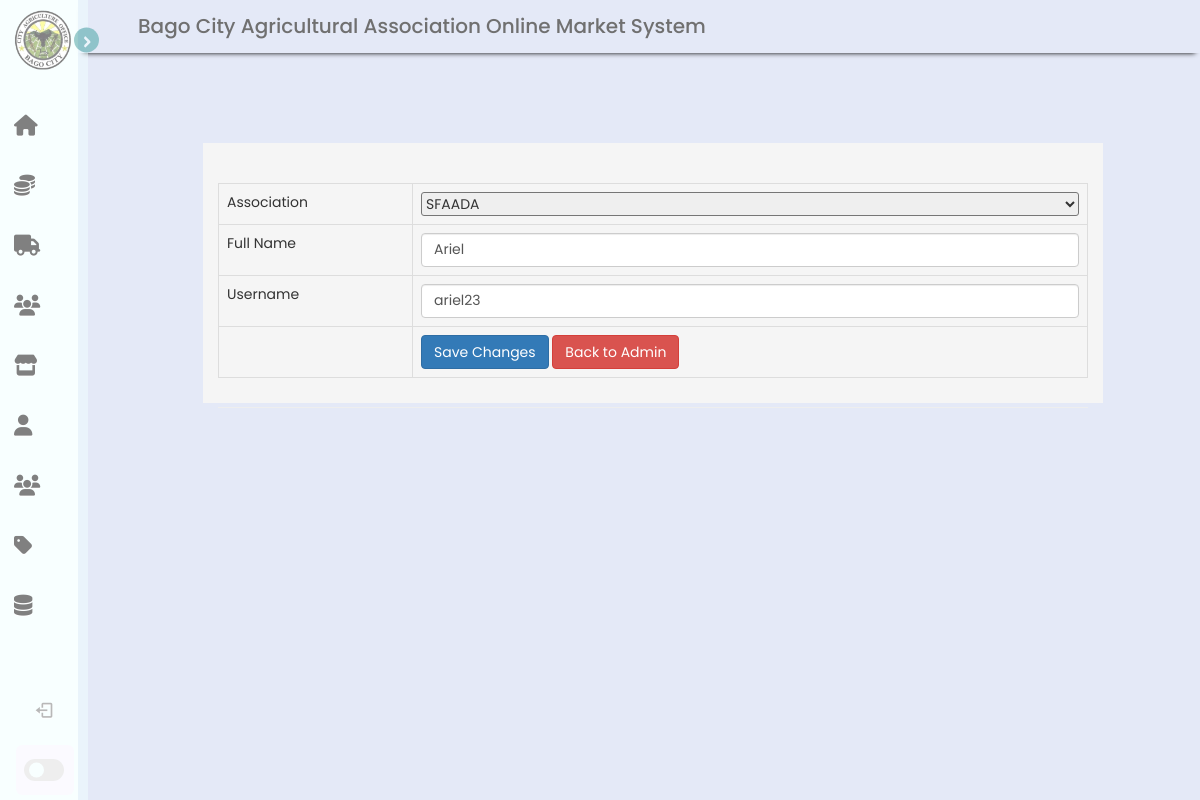
The app's page /superA_side/edit.php?id=12 with its own data.
### tables this page shows
CREATE TABLE `association_chairman` (
  `admin_id` int(11) NOT NULL AUTO_INCREMENT,
  `association` varchar(255) NOT NULL,
  `fullname` varchar(255) NOT NULL,
  `username` varchar(255) NOT NULL,
  `password` varchar(255) NOT NULL,
  `status` varchar(11) NOT NULL,
  PRIMARY KEY (`admin_id`)
);

### superA_side/edit.php (the view, shortened to what this page needs)
<?php
    include 'includes/sidebar.php';
    require("../logic/db_connection.php");
    $id = $_GET['id'];
    try {
        $sql = mysqli_query($connect, "SELECT * FROM `association_chairman` WHERE admin_id = '$id';");
        $row = mysqli_fetch_assoc($sql);
    } catch (\Throwable $th) {
        echo $th;
    }
?>
<!DOCTYPE html>
<html lang="en">
    <head>
        <link href="//netdna.bootstrapcdn.com/bootstrap/3.2.0/css/bootstrap.min.css" rel="stylesheet" id="bootstrap-css">
        <link href="../css/superA_edit.css" rel="stylesheet">
    </head>
    <body>
        <section class="header">
            <div class="head">Bago City Agricultural Association Online Market System</div>
                <div class="container">
                    <div class="page-header">
                        <form action="logic/edit_admin.php?id=<?=$row['admin_id'] ?>" method='post'>
                            <table class='table table-hover table-responsive table-bordered'>
                                <tr>
                                    <td class="td">Association</td>
                                        <div class="select">
                                            <td> <select name="association" class="select" placeholder="Association" required> <option value="-select-" selected>-Association-</option>
                                            <option value="SFAADA" <?php echo ($row['association']=="SFAADA")?"selected":"" ?>>SFAADA</option></select
                                            class='form-control'>
                                        </div>
                                </tr>
                                <tr>
                                    <td>Full Name</td>
                                    <td><input type='text' name='full_name' class='form-control' value="<?=$row['fullname'] ?>" required/></td>
                                </tr>
                                <tr>
                                    <td>Username</td>
                                    <td><input type='text' name='username' class='form-control' value="<?=$row['username'] ?>" required/></td>
                                </tr>
                                <tr>
                                    <td></td>
                                    <td>
                                        <input type= 'submit' value='Save Changes' class='btn btn-primary' />
                                        <a href= 'admin.php' class='btn btn-danger'> Back to Admin</a>
                                    </td>
                                </tr>
                            </table>
                        </form>
                    </div>
                </div>
        </section
    </body>
</html>

### css/superA_sidebar.css (style rules this page uses)
* { margin: 0; padding: 0; box-sizing: border-box; font-family: 'Poppins', sans-serif; }
:root { --body-color: #E4E9F7; --sidebar-color: #f0ffff; --primary-color: #3b9c9c; --primary-color-light: #F6F5FF; --toggle-color: #DDD; --text-color: #707070; --tran-03: all 0.2s ease; --tran-03: all 0.3s ease; --tran-04: all 0.3s ease; --tran-05: all 0.3s ease; }
body { min-height: 100vh; background-color: var(--body-color); transition: var(--tran-05); }

### css/superA_edit.css (style rules this page uses)
.select { width: 47em; border-radius: 3px; }
.td { width: 200px; }
.container { margin-top: 90px; margin-left: 125px; width: 900px; height: 260px; background-color: #f5f5f5; cursor: pointer; }
.header { position: absolute; top: 0; top: 0; left: 250px; height: 100vh; width: calc(100% - 250px); background-color: var(--body-color); transition: var(--tran-05); font-family: 'Poppins', sans-serif; }
.header .head { font-size: 20px; font-weight: 500; color: var(--text-color); padding: 12px 60px; }
.sidebar.close ~ .header { left: 78px; height: 100vh; width: calc(100% - 78px); }
.head { box-shadow: 0px 5px 5px -5px rgb(0 0 0 /100%); }

### records on screen
association_chairman: association "SFAADA", full_name "Ariel", username "ariel23"
